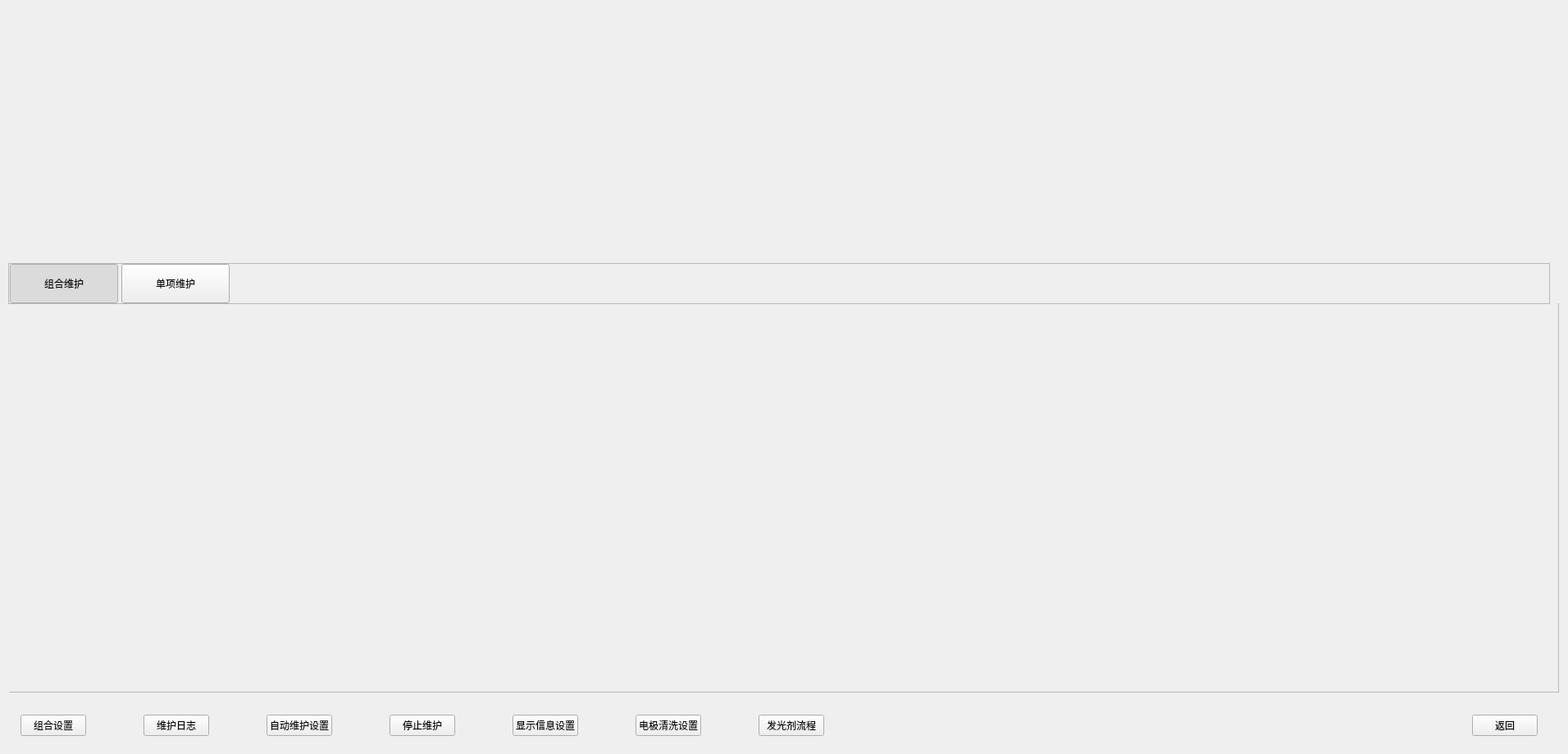
<?xml version="1.0" encoding="UTF-8"?>
<ui version="4.0">
 <class>MaintainWidget</class>
 <widget class="QWidget" name="MaintainWidget">
  <property name="geometry">
   <rect>
    <x>0</x>
    <y>0</y>
    <width>1912</width>
    <height>920</height>
   </rect>
  </property>
  <property name="windowTitle">
   <string>MaintainWidget</string>
  </property>
  <widget class="QStackedWidget" name="MaintainStkWgt">
   <property name="geometry">
    <rect>
     <x>11</x>
     <y>370</y>
     <width>1890</width>
     <height>475</height>
    </rect>
   </property>
   <property name="styleSheet">
    <string notr="true">MaintainStkWgt {padding-left: 80px;}</string>
   </property>
   <property name="currentIndex">
    <number>0</number>
   </property>
   <property name="bordersL" stdset="0">
    <string notr="true">left</string>
   </property>
   <property name="bordersT" stdset="0">
    <string notr="true">top</string>
   </property>
   <widget class="MaintainStatusBtnGrp" name="MtGrpSubWgt">
    <property name="styleSheet">
     <string notr="true"/>
    </property>
    <property name="bks" stdset="0">
     <string>white</string>
    </property>
   </widget>
   <widget class="MaintainStatusBtnGrp" name="MtItemSubWgt">
    <property name="styleSheet">
     <string notr="true"/>
    </property>
    <property name="bks" stdset="0">
     <string>white</string>
    </property>
   </widget>
  </widget>
  <widget class="DevMaintainStatusGrp" name="DevMtStatusGrpWgt" native="true">
   <property name="geometry">
    <rect>
     <x>11</x>
     <y>10</y>
     <width>1890</width>
     <height>302</height>
    </rect>
   </property>
  </widget>
  <widget class="QLabel" name="borde_label">
   <property name="geometry">
    <rect>
     <x>0</x>
     <y>0</y>
     <width>1912</width>
     <height>856</height>
    </rect>
   </property>
   <property name="text">
    <string/>
   </property>
   <property name="borders" stdset="0">
    <string>all</string>
   </property>
  </widget>
  <widget class="QFrame" name="line_h">
   <property name="geometry">
    <rect>
     <x>11</x>
     <y>844</y>
     <width>1890</width>
     <height>1</height>
    </rect>
   </property>
   <property name="frameShape">
    <enum>QFrame::StyledPanel</enum>
   </property>
   <property name="frameShadow">
    <enum>QFrame::Raised</enum>
   </property>
   <property name="lines" stdset="0">
    <string>solid</string>
   </property>
  </widget>
  <widget class="QFrame" name="line_v">
   <property name="geometry">
    <rect>
     <x>1900</x>
     <y>370</y>
     <width>1</width>
     <height>475</height>
    </rect>
   </property>
   <property name="frameShape">
    <enum>QFrame::StyledPanel</enum>
   </property>
   <property name="frameShadow">
    <enum>QFrame::Raised</enum>
   </property>
   <property name="lines" stdset="0">
    <string>solid</string>
   </property>
  </widget>
  <widget class="QWidget" name="widget" native="true">
   <property name="geometry">
    <rect>
     <x>25</x>
     <y>865</y>
     <width>1850</width>
     <height>40</height>
    </rect>
   </property>
   <layout class="QHBoxLayout" name="horizontalLayout" stretch="0,0,0,0,0,0,0,1,0">
    <property name="spacing">
     <number>70</number>
    </property>
    <property name="leftMargin">
     <number>0</number>
    </property>
    <property name="topMargin">
     <number>0</number>
    </property>
    <property name="rightMargin">
     <number>0</number>
    </property>
    <property name="bottomMargin">
     <number>0</number>
    </property>
    <item>
     <widget class="QPushButton" name="ProfileCfgBtn">
      <property name="text">
       <string>组合设置</string>
      </property>
      <property name="buttons" stdset="0">
       <string>flat</string>
      </property>
     </widget>
    </item>
    <item>
     <widget class="QPushButton" name="MaintainLogBtn">
      <property name="text">
       <string>维护日志</string>
      </property>
      <property name="buttons" stdset="0">
       <string>flat</string>
      </property>
     </widget>
    </item>
    <item>
     <widget class="QPushButton" name="AutoMaintainCfgBtn">
      <property name="text">
       <string>自动维护设置</string>
      </property>
      <property name="buttons" stdset="0">
       <string>flat</string>
      </property>
     </widget>
    </item>
    <item>
     <widget class="QPushButton" name="StopMaintainBtn">
      <property name="text">
       <string>停止维护</string>
      </property>
      <property name="buttons" stdset="0">
       <string>flat</string>
      </property>
     </widget>
    </item>
    <item>
     <widget class="QPushButton" name="DisplayInfoCfg">
      <property name="text">
       <string>显示信息设置</string>
      </property>
      <property name="buttons" stdset="0">
       <string>flat</string>
      </property>
     </widget>
    </item>
    <item>
     <widget class="QPushButton" name="ElectrodeCleanSetBtn">
      <property name="text">
       <string>电极清洗设置</string>
      </property>
      <property name="buttons" stdset="0">
       <string>flat</string>
      </property>
     </widget>
    </item>
    <item>
     <widget class="QPushButton" name="DetectDebugBtn">
      <property name="text">
       <string>发光剂流程</string>
      </property>
      <property name="buttons" stdset="0">
       <string>flat</string>
      </property>
     </widget>
    </item>
    <item>
     <spacer name="horizontalSpacer">
      <property name="orientation">
       <enum>Qt::Horizontal</enum>
      </property>
      <property name="sizeHint" stdset="0">
       <size>
        <width>40</width>
        <height>20</height>
       </size>
      </property>
     </spacer>
    </item>
    <item>
     <widget class="QPushButton" name="flat_return">
      <property name="text">
       <string>返回</string>
      </property>
      <property name="buttons" stdset="0">
       <string>flat</string>
      </property>
     </widget>
    </item>
   </layout>
  </widget>
  <widget class="QFrame" name="MaintainTypeBtnFrame">
   <property name="geometry">
    <rect>
     <x>10</x>
     <y>321</y>
     <width>1880</width>
     <height>50</height>
    </rect>
   </property>
   <property name="minimumSize">
    <size>
     <width>1880</width>
     <height>50</height>
    </size>
   </property>
   <property name="maximumSize">
    <size>
     <width>1880</width>
     <height>50</height>
    </size>
   </property>
   <property name="frameShape">
    <enum>QFrame::StyledPanel</enum>
   </property>
   <property name="frameShadow">
    <enum>QFrame::Raised</enum>
   </property>
   <layout class="QHBoxLayout" name="horizontalLayout_2" stretch="0,0,1">
    <property name="spacing">
     <number>4</number>
    </property>
    <property name="leftMargin">
     <number>1</number>
    </property>
    <property name="topMargin">
     <number>0</number>
    </property>
    <property name="rightMargin">
     <number>0</number>
    </property>
    <property name="bottomMargin">
     <number>0</number>
    </property>
    <item>
     <widget class="QPushButton" name="GrpMaintainBtn">
      <property name="minimumSize">
       <size>
        <width>132</width>
        <height>48</height>
       </size>
      </property>
      <property name="maximumSize">
       <size>
        <width>16777215</width>
        <height>48</height>
       </size>
      </property>
      <property name="text">
       <string notr="true">组合维护</string>
      </property>
      <property name="checkable">
       <bool>true</bool>
      </property>
      <property name="checked">
       <bool>true</bool>
      </property>
      <property name="bks" stdset="0">
       <string>white</string>
      </property>
      <property name="buttons" stdset="0">
       <string notr="true">maintain</string>
      </property>
     </widget>
    </item>
    <item>
     <widget class="QPushButton" name="ItemMaintainBtn">
      <property name="minimumSize">
       <size>
        <width>132</width>
        <height>48</height>
       </size>
      </property>
      <property name="maximumSize">
       <size>
        <width>16777215</width>
        <height>48</height>
       </size>
      </property>
      <property name="text">
       <string notr="true">单项维护</string>
      </property>
      <property name="checkable">
       <bool>true</bool>
      </property>
      <property name="buttons" stdset="0">
       <string notr="true">maintain</string>
      </property>
     </widget>
    </item>
    <item>
     <spacer name="horizontalSpacer_2">
      <property name="orientation">
       <enum>Qt::Horizontal</enum>
      </property>
      <property name="sizeHint" stdset="0">
       <size>
        <width>1611</width>
        <height>20</height>
       </size>
      </property>
     </spacer>
    </item>
   </layout>
  </widget>
  <zorder>borde_label</zorder>
  <zorder>MaintainTypeBtnFrame</zorder>
  <zorder>DevMtStatusGrpWgt</zorder>
  <zorder>MaintainStkWgt</zorder>
  <zorder>line_h</zorder>
  <zorder>line_v</zorder>
  <zorder>widget</zorder>
 </widget>
 <layoutdefault spacing="6" margin="11"/>
 <customwidgets>
  <customwidget>
   <class>DevMaintainStatusGrp</class>
   <extends>QWidget</extends>
   <header>devmaintainstatusgrp.h</header>
   <container>1</container>
  </customwidget>
  <customwidget>
   <class>MaintainStatusBtnGrp</class>
   <extends>QWidget</extends>
   <header>maintainstatusbtngrp.h</header>
   <container>1</container>
  </customwidget>
 </customwidgets>
 <resources/>
 <connections/>
</ui>
